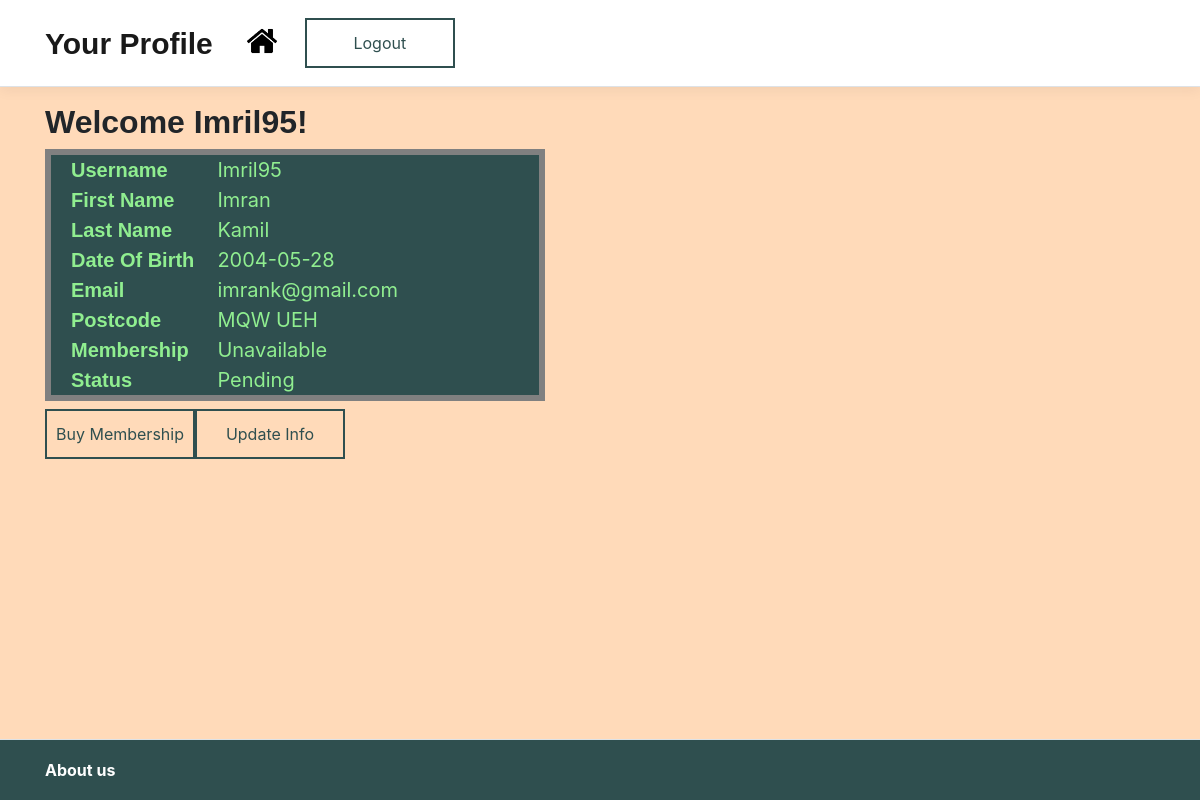
The page /customerProfile.php (signed in) on the database its author committed.
### tables this page shows
CREATE TABLE "customer" (
	"username"	TEXT NOT NULL,
	"fname"	TEXT NOT NULL,
	"lname"	TEXT NOT NULL,
	"datebirth"	TEXT NOT NULL,
	"email"	TEXT NOT NULL,
	"postcode"	TEXT NOT NULL,
	"password"	TEXT NOT NULL, membership text(255), status text(255), request text(255),
	PRIMARY KEY("username")
);

### customerProfile.php (the view, shortened to what this page needs)
<?php
require("NavBarAccount.php");
function login($username)
{
  $db = new sqlite3('C:\\xampp\\htdocs\\web coursework\\miniGym.db');
  $query = "SELECT * FROM Customer WHERE username = '$username'";
  $result = $db->query($query);
  while ($row = $result->fetchArray()) {
    echo "<div class='content'>";
    echo "<div class='profile-row'>";
    echo "<div class='profile-label'>Username</div>";
    echo "<div class='profile-value'>" . $row['username'] . "</div>";
    echo "</div>";
    echo "<div class='profile-row'>";
    echo "<div class='profile-label'>First Name</div>";
    echo "<div class='profile-value'>" . $row['fname'] . "</div>";
    echo "</div>";
    echo "<div class='profile-row'>";
    echo "<div class='profile-label'>Last Name</div>";
    echo "<div class='profile-value'>" . $row['lname'] . "</div>";
    echo "</div>";
    echo "<div class='profile-row'>";
    echo "<div class='profile-label'>Date Of Birth</div>";
    echo "<div class='profile-value'>" . $row['datebirth'] . "</div>";
    echo "</div>";
    echo "<div class='profile-row'>";
    echo "<div class='profile-label'>Email</div>";
    echo "<div class='profile-value'>" . $row['email'] . "</div>";
    echo "</div>";
    echo "<div class='profile-row'>";
    echo "<div class='profile-label'>Postcode</div>";
    echo "<div class='profile-value'>" . $row['postcode'] . "</div>";
    echo "</div>";
    echo "<div class='profile-row'>";
    echo "<div class='profile-label'>Membership</div>";
    echo "<div class='profile-value'>" . $row['membership'] . "</div>";
    echo "</div>";
    echo "<div class='profile-row'>";
    echo "<div class='profile-label'>Status</div>";
    echo "<div class='profile-value'>" . $row['status'] . "</div>";
    echo "</div>";
    echo "</div>";
  }
  echo "<div style='display: flex'>";
  echo "<form action='updateRequest.php'>";
  echo "<button class='button'>Buy Membership</button>";
  echo "</form>";
  echo "<form action='updateDetails.php'>";
  echo "<button class='button'>Update Info</button>";
  echo "</form>";
  echo "</div>";
}
$username = $_SESSION['username'];
?>
<div class="container bgColor">
  <main role="main" class="pb-3">
    <h2 style="font-family: 'Trebuchet MS', sans-serif;"><strong> Welcome <?php echo $username ?>!</strong> </h2>
    <div class="row">
      <div class="col-12">
        <?php login($username); ?>
      </div>
    </div>
  </main>
</div>
<?php
require("Footer.php");
?>

### site.css (style rules this page uses)
html { font-size: 14px; }
@media (min-width: 768px) { html { font-size: 16px; } }
html { position: relative; min-height: 100%; }
body { margin-bottom: 60px; }
.bgColor { background-color: peachpuff; }
.container { min-height: 100%; }

### NavBarAccount.php (style rules this page uses)
.button { background-color: transparent; color: darkslategrey; padding: 6px; border: 2px solid darkslategray; }

### customerProfile.php (style rules this page uses)
.profile-row { display: flex; flex-wrap: wrap; }
.profile-label { width: 30%; font-weight: bold; font-family: 'Trebuchet MS', sans-serif; font-size: 20px; color: lightgreen; padding-left: 20px; }
.profile-value { width: 70%; font-size: 20px; color: lightgreen; padding-left: 20px; }
.content { border: 6px solid gray; width: 500px; background-color: darkslategray; }
.button { background-color: transparent; color: darkslategrey; padding: 6px; border: 2px solid darkslategray; width: 150px; height: 50px; }

### rows shown on the page
customer: username "Imril95", fname "Imran", lname "Kamil", datebirth "2004-05-28", email "imrank@gmail.com", postcode "MQW UEH", membership "Unavailable", status "Pending"

### other values the page prints
$username "Imril95"
